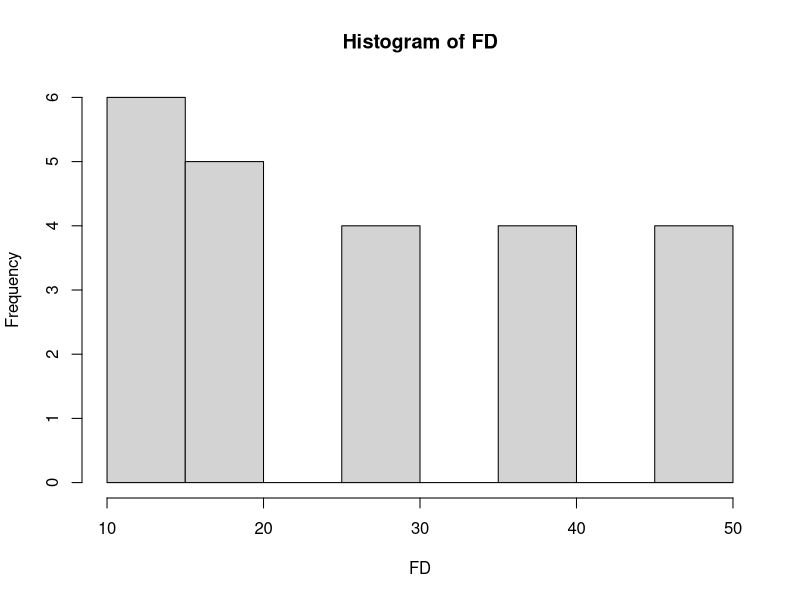

Write the R code that produced this figure. (Note: this script raises an error after producing the figure.)
FD=c(10,10,10,10,20,20,20,30,30,10,10,20,20,30,30,40,40,40,40,50,50,50,50)
FD
cbind(FD)
table(FD)
cbind(table(FD))
hist(FD)
mean(FD)
mode(FD)
str(FD)
dim(FD)
set.seed(1234)
m=ceiling(runif(50,12,100))
m
table(m)
cbind(table(m))
?nobs
x = c(3,5,1,10,12,6)
x
y=c(7,4,7,8,2,1)
y
d=c(x,y)
d
e=data.frame(x,y)
e
nobs(e)
nrows(e)
nrow(e)
e[e<6]=0
e

mtcars
nobs(mtcars)

marks2=c(rep(10,3),rep(20,5),rep(30,2),10,10,rep(40,4),rep(50,4))
marks2
table(marks2)
cbind(table(marks2))
mean(FD)
mean(marks2)

M1=c(10,12,13,14,17)
M1
mean(M1)
m2=c(5,7,9,8,4)
sum(m2)
(markstotal=M1*m2)
sum(markstotal/sum(m2))

a=rep(M1,m2) #create the frequency table
a
table(a)
mean(a)

M2=c("10-20","20-30","30-40","40-50")
M2
m3=c(5,7,9,8)
m3
DF1=data.frame(M2,m3)
DF1
str(DF1)
MP2=c(15,25,35,45)
DF1$MP2=MP2  #to add a column in a dataframe
DF1
DF1$Total=DF1$m3*DF1$MP2 #to multiply two column
DF1
sum(DF1$Total) # to get the total of freq and observation
sum(DF1$Total)/sum(m3)

x=scan()
x

a=c("a","b","b","c")
a
table(a)
sort(table(a), decreasing = TRUE)
sort(table(a), increasing = FALSE)
